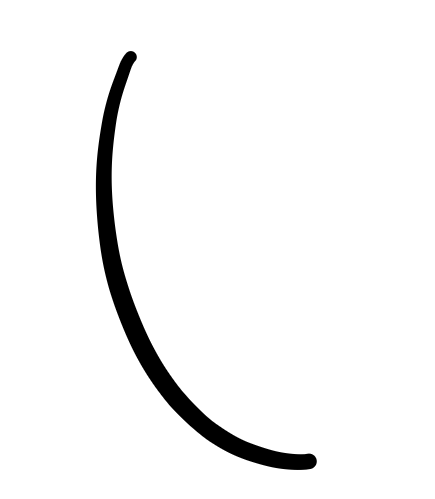
#> input picture sketch1.png, 435 x 499 px
$ python -i Prototype.py   (imports and definitions only)
#> lines starting #> are read from the running program, lines starting #| are printed output that depends on the picture; after the words box and inside, x2 and y2 are one past the last pixel; in counts of white or black regions, pixels touching at a corner belong together
import streamlit as st
import tempfile
import os
from PIL import Image
import io
import imageio.v2 as imageio
import numpy as np
import cv2
from skimage.morphology import skeletonize
from skimage.measure import label, regionprops


canvas_size = (512, 512)
points_per_stroke = 200
num_inbetweens = 10


def order_points(coords):
    coords = coords.tolist()
    ordered = [coords.pop(0)]
    while coords:
        last = ordered[-1]
        dists = [np.linalg.norm(np.array(last)-np.array(c)) for c in coords]
        idx = int(np.argmin(dists))
        ordered.append(coords.pop(idx))
    return np.array(ordered)

def load_skeleton_strokes(path):
#> called with path = 'sketch1.png'
    img = cv2.imread(path, cv2.IMREAD_GRAYSCALE)
#> img is the input picture: shape (499, 435); min 0, max 255, mean 244.6
    _, img_bin = cv2.threshold(img, 127, 1, cv2.THRESH_BINARY_INV)
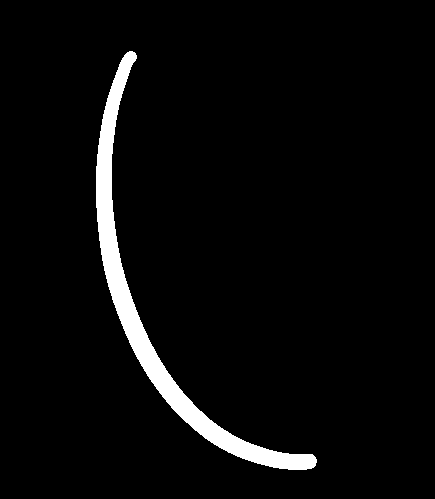
#> img_bin: shape (499, 435); values 0 (black) and 1 (white), 4.1% white; 1 white region, box (x1, y1, x2, y2) and area: (96, 51, 317, 470) 8885
    img_bin = cv2.dilate(img_bin, np.ones((2,2), np.uint8), iterations=1)
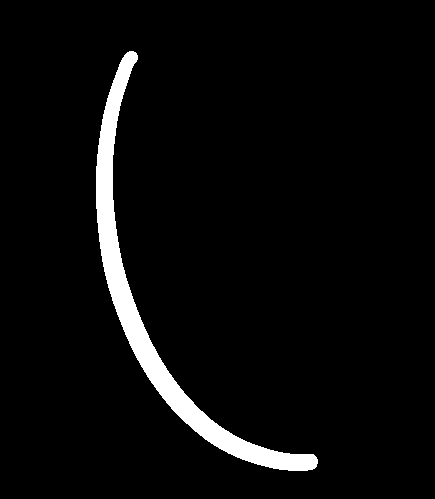
#> img_bin: shape (499, 435); values 0 (black) and 1 (white), 4.4% white; 1 white region, box (x1, y1, x2, y2) and area: (96, 51, 318, 471) 9551
    skel = skeletonize(img_bin).astype(np.uint8)
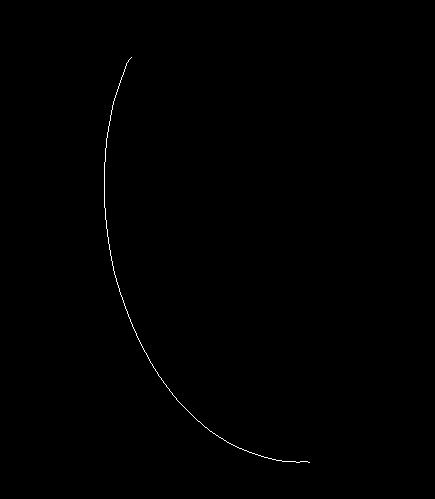
#> skel: shape (499, 435); values 0 (black) and 1 (white), 0.22% white in thin lines or dots, all inside (x1, y1, x2, y2) = (104, 57, 310, 463)
    labeled = label(skel)
    strokes = []
    for region in regionprops(labeled):
        coords = region.coords
        if len(coords) < 2:
            continue
        coords_ordered = order_points(coords)
        strokes.append(coords_ordered)
#> this loop made 1 pass
#> after the loop, strokes = 1 item
    return strokes

# [59 lines left out: functions resample_points, interpolate_strokes, draw_strokes, generate_inbetweens, make_sprite_sheet, make_gif, not called in this run]


# [35 lines not run here, left out]

>>> result = load_skeleton_strokes('sketch1.png')
#> result = 1 item

$ run again, on sketch2.png
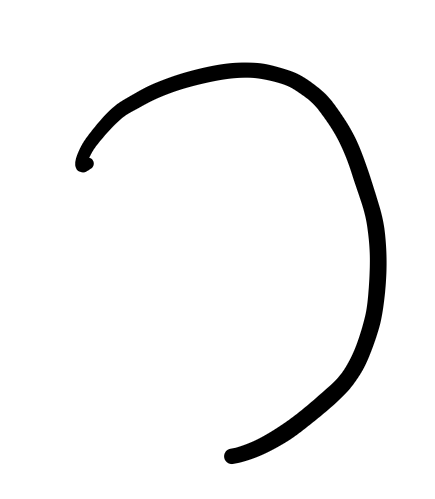
#> input picture sketch2.png, 435 x 499 px
#> in load_skeleton_strokes, img is the input picture: shape (499, 435); min 0, max 255, mean 241.4
#> in load_skeleton_strokes, `_, img_bin = cv2.threshold(img, 127, 1, cv2.THRESH_BINARY_INV)`:
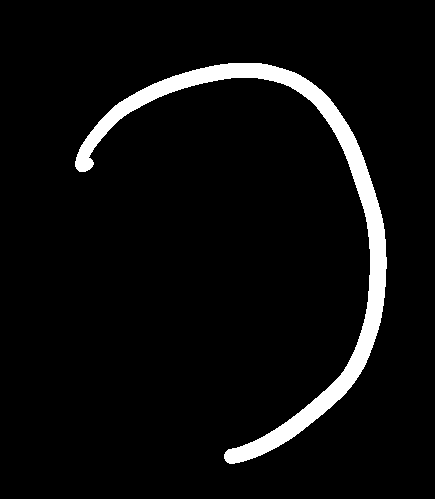
#> img_bin: shape (499, 435); values 0 (black) and 1 (white), 5.3% white; 1 white region, box (x1, y1, x2, y2) and area: (75, 63, 387, 464) 11568
#> in load_skeleton_strokes, `skel = skeletonize(img_bin).astype(np.uint8)`:
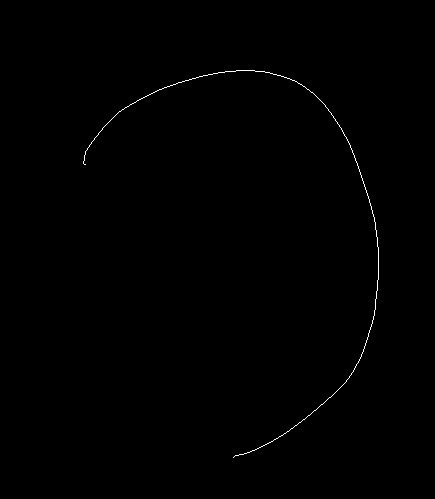
#> skel: shape (499, 435); values 0 (black) and 1 (white), 0.3% white in thin lines or dots, all inside (x1, y1, x2, y2) = (83, 70, 379, 458)
#> the loop in load_skeleton_strokes, `for region in regionprops(labeled):` made 1 pass
#> after the loop in load_skeleton_strokes, `for region in regionprops(labeled):`: strokes = 1 item
